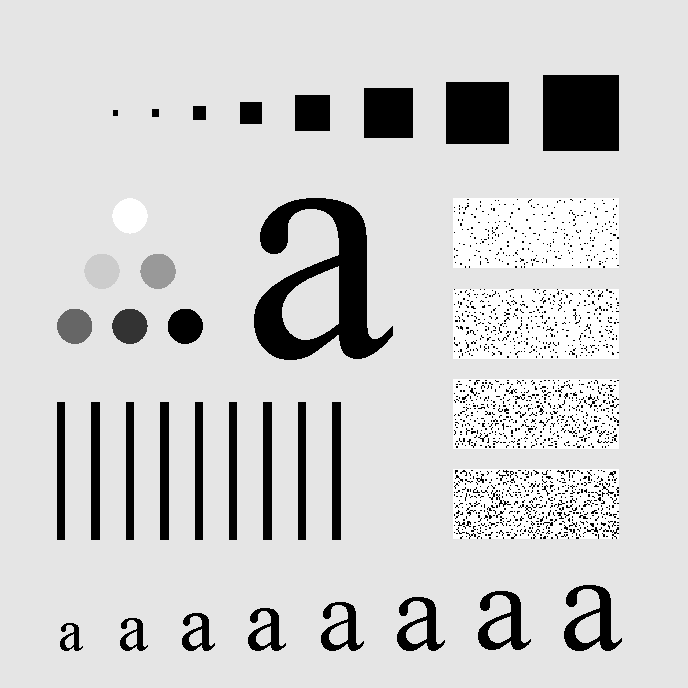
#> input picture lab4/Q5_2.tif, 688 x 688 px
$ python lab4_2.py
#> lines starting #> are read from the running program, lines starting #| are printed output that depends on the picture
import numpy as np
import cv2
import matplotlib.pyplot as plt
from matplotlib import font_manager

font_path = '/usr/share/fonts/opentype/noto/NotoSansCJK-Regular.ttc'  # 确保路径正确
font_prop = font_manager.FontProperties(fname=font_path)

# 设置全局字体
plt.rcParams['font.family'] = font_prop.get_name()
plt.rcParams['axes.unicode_minus'] = False  # 显示负号
def ideal_lowpass_filter(image, D0):
    """
    实现理想低通滤波器
    :param image: 输入图像
    :param D0: 截止频率
    :return: 过滤后的图像
    """
    # 获取图像的大小
    M, N = image.shape
    # 进行DFT并中心化
    F = np.fft.fft2(image)
    F_shifted = np.fft.fftshift(F)

    # 创建低通滤波器
    # 生成网格坐标
    x = np.linspace(-N/2, N/2-1, N)
    y = np.linspace(-M/2, M/2-1, M)
    X, Y = np.meshgrid(x, y)

    # 计算每个点到中心的距离
    D = np.sqrt(X**2 + Y**2)
    # 创建理想低通滤波器
    H = np.zeros_like(D)
    H[D <= D0] = 1  # 在截止频率内的部分为1，其余部分为0

    # 应用滤波器
    G = H * F_shifted

    # 计算逆DFT并取实部
    gp = np.fft.ifftshift(G)
    filtered_image = np.fft.ifft2(gp)
    filtered_image = np.real(filtered_image)

    # 归一化处理以适应图像格式
    filtered_image = np.clip(filtered_image, 0, 255).astype(np.uint8)

    return filtered_image

# 读取输入图像
image = cv2.imread('Q5_2.tif', cv2.IMREAD_GRAYSCALE)
#> image is the input picture: shape (688, 688); min 0, max 255, mean 207.3

# 设置截止频率
D0_values = [10, 30, 60, 160, 460]

# 绘制结果
plt.figure(figsize=(18, 12))

# 对不同的截止频率进行过滤
for i, D0 in enumerate(D0_values):
    filtered_image = ideal_lowpass_filter(image, D0)

    # 绘制结果
    plt.subplot(2, 3, i + 1)
    plt.imshow(filtered_image, cmap='gray')
    plt.title(f'理想低通滤波器 D0 = {D0}', fontproperties=font_prop, fontsize=12)  # 使用字体属性
    plt.axis('off')
#> this loop made 5 passes
#> pass 1, in ideal_lowpass_filter, `filtered_image = np.real(filtered_image)`:
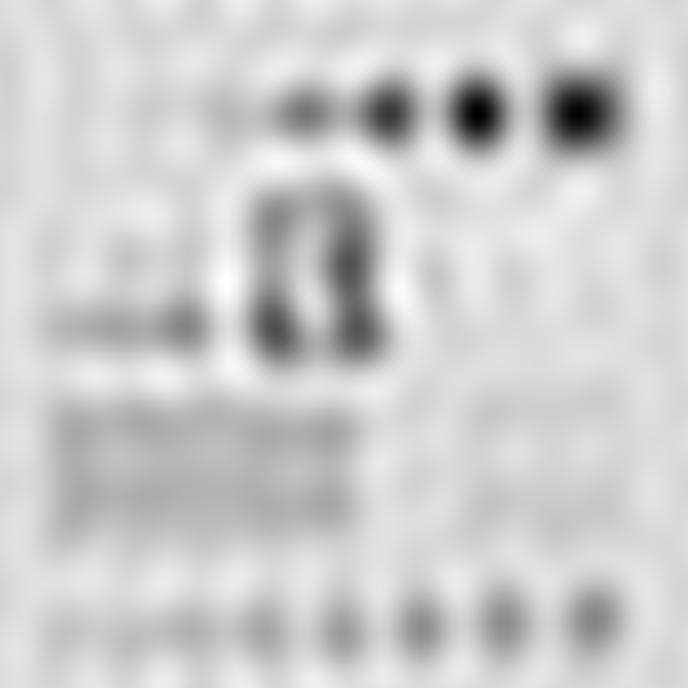
#> filtered_image: shape (688, 688) float64; min -93.02, max 280.8, mean 207.3; drawn with min black and max white
#> pass 1, in ideal_lowpass_filter, `filtered_image = np.clip(filtered_image, 0, 255).astype(np.uint8)`:
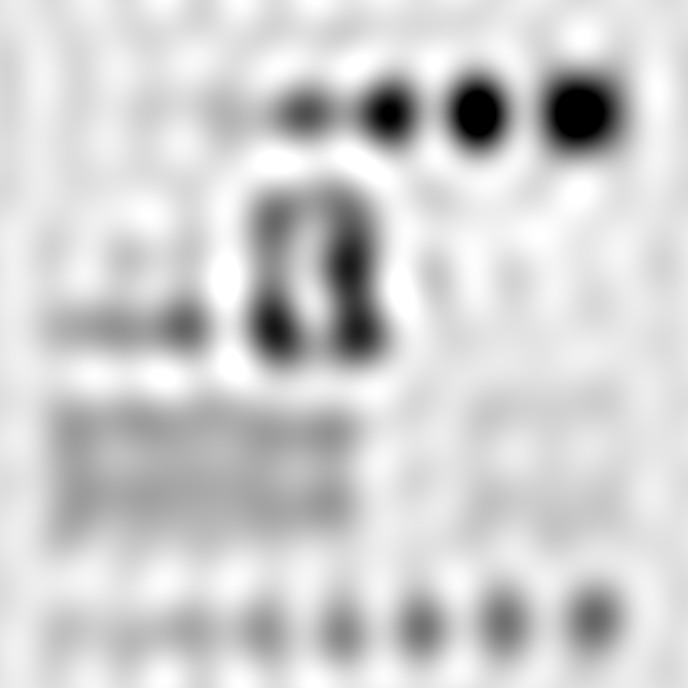
#> filtered_image: shape (688, 688); min 0, max 255, mean 207
#> pass 2, in ideal_lowpass_filter (call 2), `filtered_image = np.real(filtered_image)`:
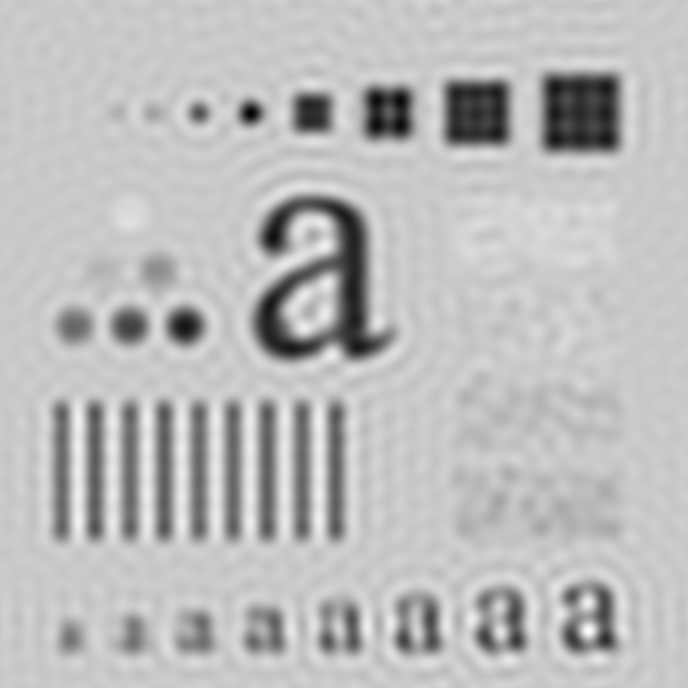
#> filtered_image: shape (688, 688) float64; min -85.07, max 312.5, mean 207.3; drawn with min black and max white
#> pass 2, in ideal_lowpass_filter (call 2), `filtered_image = np.clip(filtered_image, 0, 255).astype(np.uint8)`:
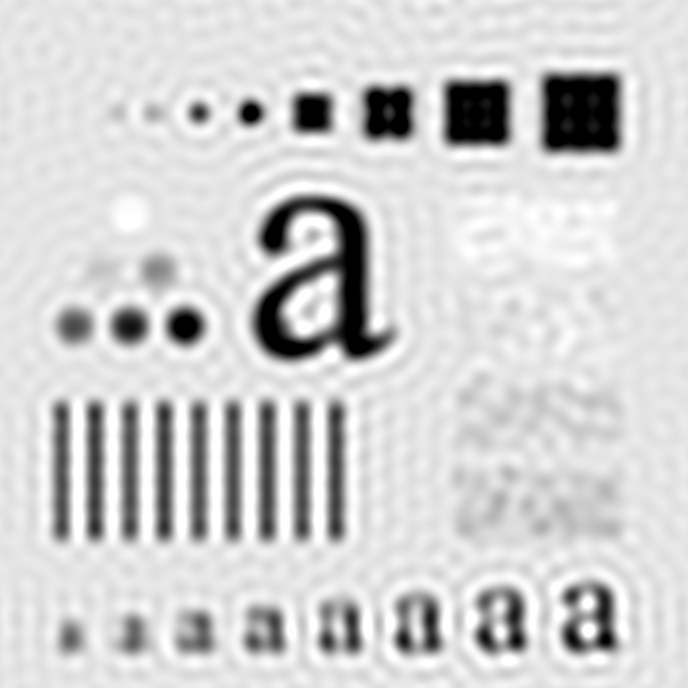
#> filtered_image: shape (688, 688); min 0, max 255, mean 206.9

# 打开原始图像的子图
plt.subplot(2, 3, len(D0_values) + 1)
plt.imshow(image, cmap='gray')
plt.title('原始图像', fontproperties=font_prop, fontsize=12)  # 使用字体属性
plt.axis('off')

plt.tight_layout()
plt.show()
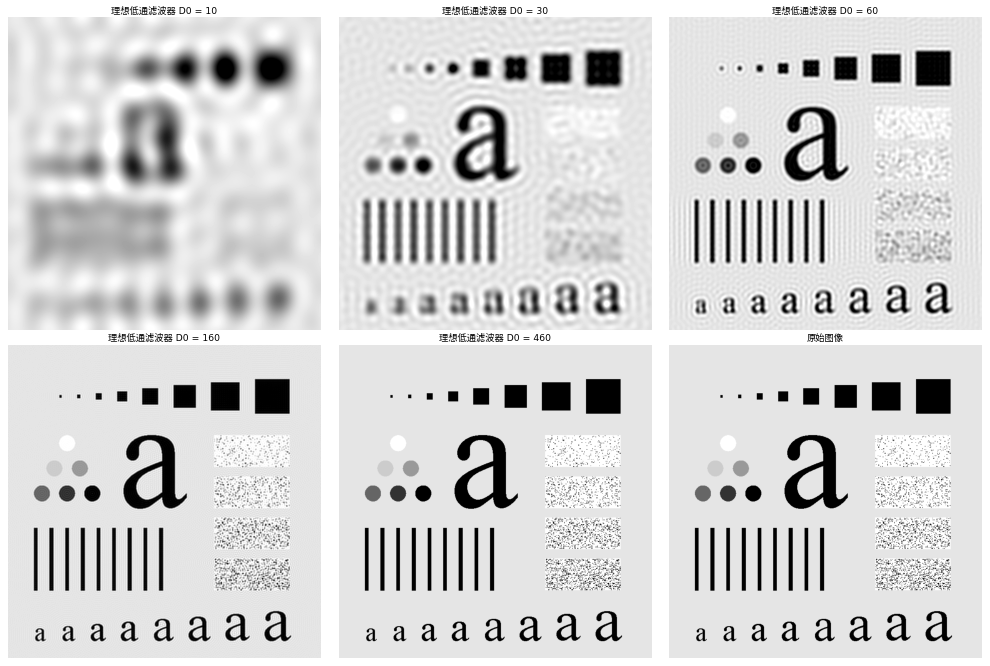
#> figure drawn by matplotlib, 6 panels

$ run again, with lab4/Q5_1.tif copied over lab4/Q5_2.tif
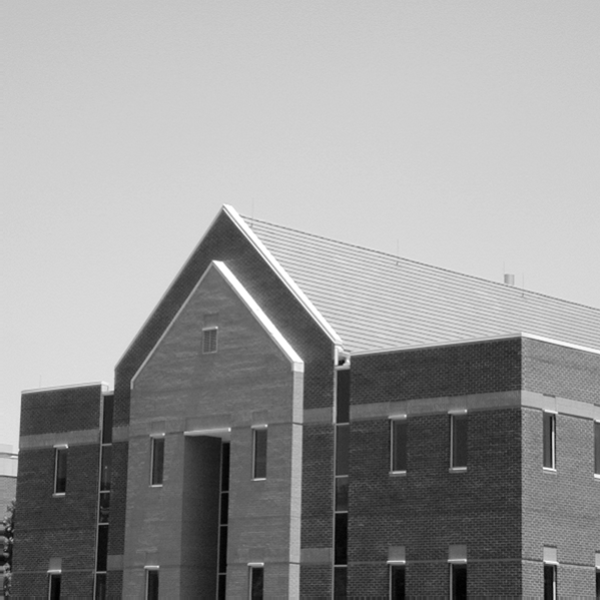
#> input picture lab4/Q5_1.tif, 600 x 600 px
#> image is the input picture: shape (600, 600); min 0, max 255, mean 152.8
#> the loop `for i, D0 in enumerate(D0_values):` made 5 passes
#> pass 1, in ideal_lowpass_filter, `filtered_image = np.real(filtered_image)`:
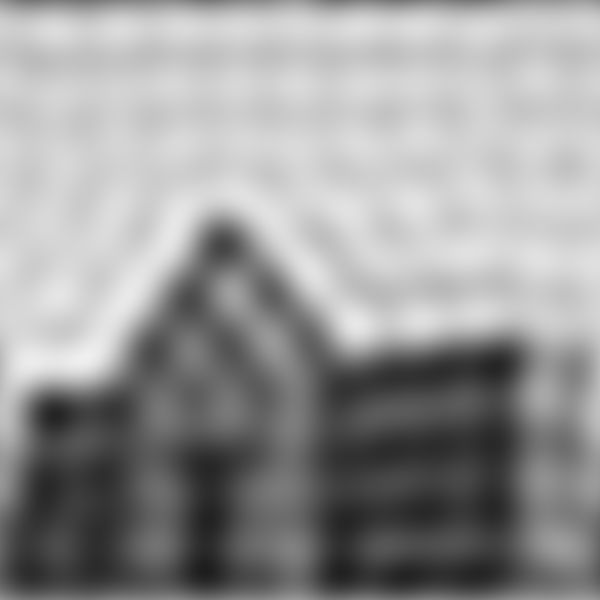
#> filtered_image: shape (600, 600) float64; min 30.02, max 239.5, mean 152.8
#> pass 2, in ideal_lowpass_filter (call 2), `filtered_image = np.real(filtered_image)`:
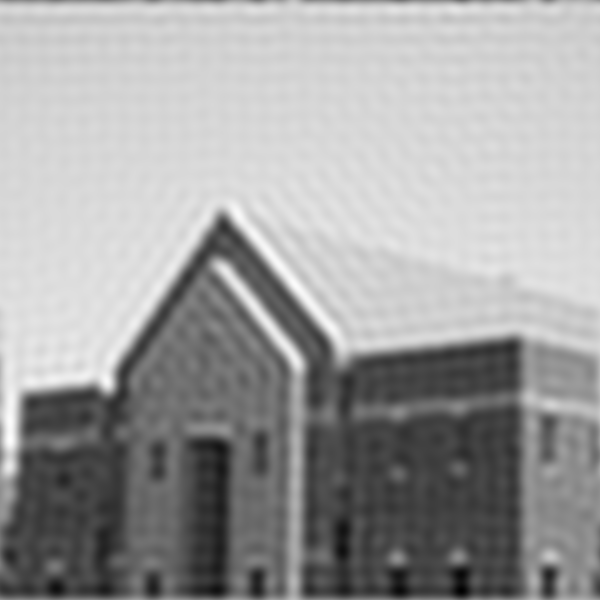
#> filtered_image: shape (600, 600) float64; min -8.34, max 248.5, mean 152.8; drawn with min black and max white

$ run again, with lab4/Q5_3.tif copied over lab4/Q5_2.tif
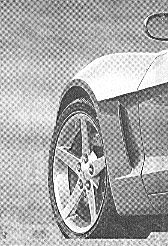
#> input picture lab4/Q5_3.tif, 168 x 246 px
#> image is the input picture: shape (246, 168); min 0, max 255, mean 169.7
#> the loop `for i, D0 in enumerate(D0_values):` made 5 passes
#> pass 1, in ideal_lowpass_filter, `filtered_image = np.real(filtered_image)`:
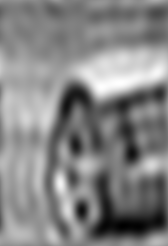
#> filtered_image: shape (246, 168) float64; min 62.65, max 268, mean 169.7; drawn with min black and max white
#> pass 2, in ideal_lowpass_filter (call 2), `filtered_image = np.clip(filtered_image, 0, 255).astype(np.uint8)`:
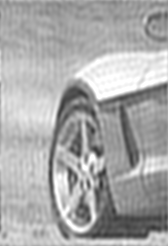
#> filtered_image: shape (246, 168); min 50, max 255, mean 169.1
